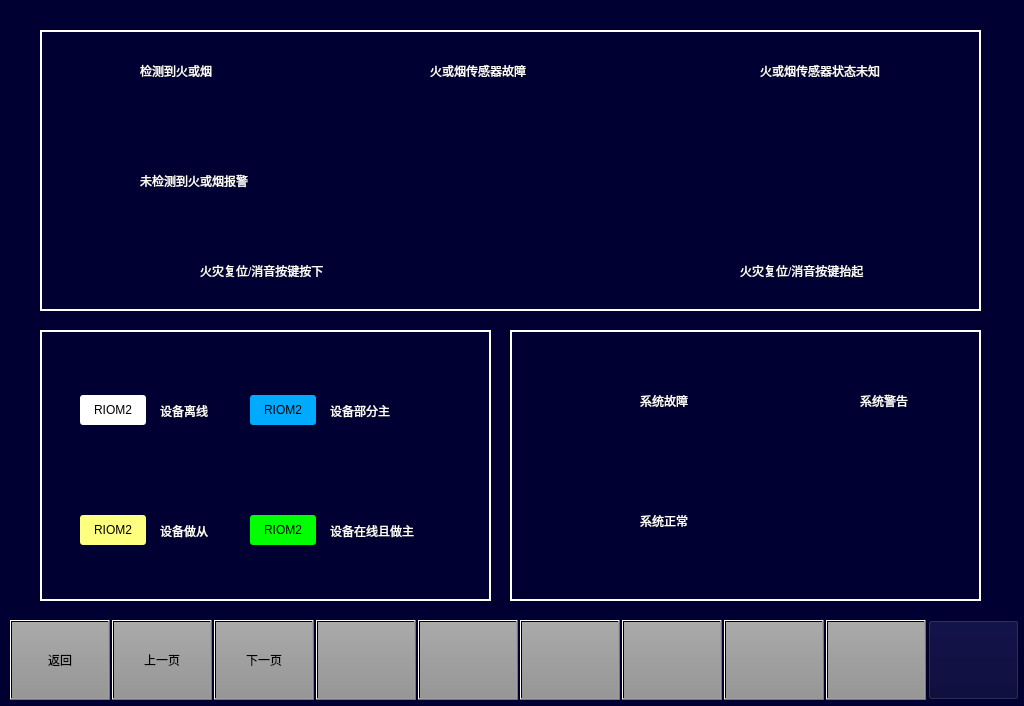
<?xml version="1.0" encoding="UTF-8"?>
<ui version="4.0">
 <class>HelpPage5</class>
 <widget class="QWidget" name="HelpPage5">
  <property name="geometry">
   <rect>
    <x>0</x>
    <y>0</y>
    <width>1024</width>
    <height>706</height>
   </rect>
  </property>
  <property name="windowTitle">
   <string>Form</string>
  </property>
  <property name="styleSheet">
   <string notr="true">background-color: rgb(0, 0, 50);</string>
  </property>
  <widget class="QPushButton" name="BTN5">
   <property name="geometry">
    <rect>
     <x>418</x>
     <y>620</y>
     <width>100</width>
     <height>80</height>
    </rect>
   </property>
   <property name="focusPolicy">
    <enum>Qt::NoFocus</enum>
   </property>
   <property name="styleSheet">
    <string notr="true">	font: 20px, &quot;微软雅黑&quot;;
    color: black;
	transparent;background:qlineargradient(spread:pad,x1:0,y1:0,x2:0,y2:1,stop:0 rgba(170,170,170,255),stop:1 rgba(150,150,150,255));
</string>
   </property>
   <property name="text">
    <string/>
   </property>
  </widget>
  <widget class="QPushButton" name="BTN1">
   <property name="geometry">
    <rect>
     <x>10</x>
     <y>620</y>
     <width>100</width>
     <height>80</height>
    </rect>
   </property>
   <property name="focusPolicy">
    <enum>Qt::NoFocus</enum>
   </property>
   <property name="styleSheet">
    <string notr="true">font: 20px, &quot;微软雅黑&quot;;color: black;transparent;background:qlineargradient(spread:pad,x1:0,y1:0,x2:0,y2:1,stop:0 rgba(170,170,170,255),stop:1 rgba(150,150,150,255));</string>
   </property>
   <property name="text">
    <string>返回</string>
   </property>
  </widget>
  <widget class="QPushButton" name="BTN8">
   <property name="geometry">
    <rect>
     <x>724</x>
     <y>620</y>
     <width>100</width>
     <height>80</height>
    </rect>
   </property>
   <property name="focusPolicy">
    <enum>Qt::NoFocus</enum>
   </property>
   <property name="styleSheet">
    <string notr="true">	font: 20px, &quot;微软雅黑&quot;;
    color: black;
	transparent;background:qlineargradient(spread:pad,x1:0,y1:0,x2:0,y2:1,stop:0 rgba(170,170,170,255),stop:1 rgba(150,150,150,255));
</string>
   </property>
   <property name="text">
    <string/>
   </property>
  </widget>
  <widget class="QPushButton" name="BTNHome">
   <property name="geometry">
    <rect>
     <x>928</x>
     <y>620</y>
     <width>91</width>
     <height>80</height>
    </rect>
   </property>
   <property name="focusPolicy">
    <enum>Qt::NoFocus</enum>
   </property>
   <property name="styleSheet">
    <string notr="true">border-image: url(:/images/image/Home.png);</string>
   </property>
   <property name="text">
    <string/>
   </property>
  </widget>
  <widget class="QPushButton" name="BTN4">
   <property name="geometry">
    <rect>
     <x>316</x>
     <y>620</y>
     <width>100</width>
     <height>80</height>
    </rect>
   </property>
   <property name="focusPolicy">
    <enum>Qt::NoFocus</enum>
   </property>
   <property name="styleSheet">
    <string notr="true">	font: 20px, &quot;微软雅黑&quot;;
    color: black;
	transparent;background:qlineargradient(spread:pad,x1:0,y1:0,x2:0,y2:1,stop:0 rgba(170,170,170,255),stop:1 rgba(150,150,150,255));
</string>
   </property>
   <property name="text">
    <string/>
   </property>
  </widget>
  <widget class="QPushButton" name="BTN3">
   <property name="geometry">
    <rect>
     <x>214</x>
     <y>620</y>
     <width>100</width>
     <height>80</height>
    </rect>
   </property>
   <property name="focusPolicy">
    <enum>Qt::NoFocus</enum>
   </property>
   <property name="styleSheet">
    <string notr="true">	font: 20px, &quot;微软雅黑&quot;;
    color: black;
	transparent;background:qlineargradient(spread:pad,x1:0,y1:0,x2:0,y2:1,stop:0 rgba(170,170,170,255),stop:1 rgba(150,150,150,255));
</string>
   </property>
   <property name="text">
    <string>下一页</string>
   </property>
  </widget>
  <widget class="QPushButton" name="BTN6">
   <property name="geometry">
    <rect>
     <x>520</x>
     <y>620</y>
     <width>100</width>
     <height>80</height>
    </rect>
   </property>
   <property name="focusPolicy">
    <enum>Qt::NoFocus</enum>
   </property>
   <property name="styleSheet">
    <string notr="true">	font: 20px, &quot;微软雅黑&quot;;
    color: black;
	transparent;background:qlineargradient(spread:pad,x1:0,y1:0,x2:0,y2:1,stop:0 rgba(170,170,170,255),stop:1 rgba(150,150,150,255));
</string>
   </property>
   <property name="text">
    <string/>
   </property>
  </widget>
  <widget class="QPushButton" name="BTN2">
   <property name="geometry">
    <rect>
     <x>112</x>
     <y>620</y>
     <width>100</width>
     <height>80</height>
    </rect>
   </property>
   <property name="focusPolicy">
    <enum>Qt::NoFocus</enum>
   </property>
   <property name="styleSheet">
    <string notr="true">font: 20px, &quot;微软雅黑&quot;;color: black;transparent;background:qlineargradient(spread:pad,x1:0,y1:0,x2:0,y2:1,stop:0 rgba(170,170,170,255),stop:1 rgba(150,150,150,255));</string>
   </property>
   <property name="text">
    <string>上一页</string>
   </property>
  </widget>
  <widget class="QPushButton" name="BTN9">
   <property name="geometry">
    <rect>
     <x>826</x>
     <y>620</y>
     <width>100</width>
     <height>80</height>
    </rect>
   </property>
   <property name="focusPolicy">
    <enum>Qt::NoFocus</enum>
   </property>
   <property name="styleSheet">
    <string notr="true">	font: 20px, &quot;微软雅黑&quot;;
    color: black;
	transparent;background:qlineargradient(spread:pad,x1:0,y1:0,x2:0,y2:1,stop:0 rgba(170,170,170,255),stop:1 rgba(150,150,150,255));
</string>
   </property>
   <property name="text">
    <string/>
   </property>
  </widget>
  <widget class="QPushButton" name="BTN7">
   <property name="geometry">
    <rect>
     <x>622</x>
     <y>620</y>
     <width>100</width>
     <height>80</height>
    </rect>
   </property>
   <property name="focusPolicy">
    <enum>Qt::NoFocus</enum>
   </property>
   <property name="styleSheet">
    <string notr="true">	font: 20px, &quot;微软雅黑&quot;;
    color: black;
	transparent;background:qlineargradient(spread:pad,x1:0,y1:0,x2:0,y2:1,stop:0 rgba(170,170,170,255),stop:1 rgba(150,150,150,255));
</string>
   </property>
   <property name="text">
    <string/>
   </property>
  </widget>
  <widget class="QLabel" name="label_29">
   <property name="geometry">
    <rect>
     <x>40</x>
     <y>30</y>
     <width>941</width>
     <height>281</height>
    </rect>
   </property>
   <property name="styleSheet">
    <string notr="true">background-color: rgb(0, 0, 50);
border:2px solid;
border-color: rgb(255, 255, 255);</string>
   </property>
   <property name="text">
    <string/>
   </property>
  </widget>
  <widget class="QLabel" name="label_38">
   <property name="geometry">
    <rect>
     <x>70</x>
     <y>50</y>
     <width>51</width>
     <height>41</height>
    </rect>
   </property>
   <property name="styleSheet">
    <string notr="true">border-image: url(:/images/image/firealarm.png);</string>
   </property>
   <property name="text">
    <string/>
   </property>
  </widget>
  <widget class="QLabel" name="label_39">
   <property name="geometry">
    <rect>
     <x>140</x>
     <y>60</y>
     <width>131</width>
     <height>21</height>
    </rect>
   </property>
   <property name="styleSheet">
    <string notr="true">color: rgb(255, 255, 255);
font:16px &quot;微软雅黑&quot;;</string>
   </property>
   <property name="text">
    <string>检测到火或烟</string>
   </property>
  </widget>
  <widget class="QLabel" name="label_40">
   <property name="geometry">
    <rect>
     <x>430</x>
     <y>60</y>
     <width>131</width>
     <height>21</height>
    </rect>
   </property>
   <property name="styleSheet">
    <string notr="true">color: rgb(255, 255, 255);
font:16px &quot;微软雅黑&quot;;</string>
   </property>
   <property name="text">
    <string>火或烟传感器故障</string>
   </property>
  </widget>
  <widget class="QLabel" name="label_41">
   <property name="geometry">
    <rect>
     <x>360</x>
     <y>50</y>
     <width>51</width>
     <height>41</height>
    </rect>
   </property>
   <property name="styleSheet">
    <string notr="true">border-image: url(:/images/image/firefault.png);</string>
   </property>
   <property name="text">
    <string/>
   </property>
  </widget>
  <widget class="QLabel" name="label_46">
   <property name="geometry">
    <rect>
     <x>70</x>
     <y>160</y>
     <width>51</width>
     <height>41</height>
    </rect>
   </property>
   <property name="styleSheet">
    <string notr="true">border-image: url(:/images/image/firenone.png);</string>
   </property>
   <property name="text">
    <string/>
   </property>
  </widget>
  <widget class="QLabel" name="label_47">
   <property name="geometry">
    <rect>
     <x>140</x>
     <y>170</y>
     <width>151</width>
     <height>21</height>
    </rect>
   </property>
   <property name="styleSheet">
    <string notr="true">color: rgb(255, 255, 255);
font:16px &quot;微软雅黑&quot;;</string>
   </property>
   <property name="text">
    <string>未检测到火或烟报警</string>
   </property>
  </widget>
  <widget class="QLabel" name="label_48">
   <property name="geometry">
    <rect>
     <x>690</x>
     <y>50</y>
     <width>51</width>
     <height>41</height>
    </rect>
   </property>
   <property name="styleSheet">
    <string notr="true">border-image: url(:/images/image/fireunknow1.png);</string>
   </property>
   <property name="text">
    <string/>
   </property>
  </widget>
  <widget class="QLabel" name="label_49">
   <property name="geometry">
    <rect>
     <x>760</x>
     <y>60</y>
     <width>191</width>
     <height>21</height>
    </rect>
   </property>
   <property name="styleSheet">
    <string notr="true">color: rgb(255, 255, 255);
font:16px &quot;微软雅黑&quot;;</string>
   </property>
   <property name="text">
    <string>火或烟传感器状态未知</string>
   </property>
  </widget>
  <widget class="QLabel" name="label_50">
   <property name="geometry">
    <rect>
     <x>70</x>
     <y>250</y>
     <width>111</width>
     <height>41</height>
    </rect>
   </property>
   <property name="styleSheet">
    <string notr="true">border-image: url(:/images/image/helpfireresetdown.png);</string>
   </property>
   <property name="text">
    <string/>
   </property>
  </widget>
  <widget class="QLabel" name="label_51">
   <property name="geometry">
    <rect>
     <x>200</x>
     <y>260</y>
     <width>181</width>
     <height>21</height>
    </rect>
   </property>
   <property name="styleSheet">
    <string notr="true">color: rgb(255, 255, 255);
font:16px &quot;微软雅黑&quot;;</string>
   </property>
   <property name="text">
    <string>火灾复位/消音按键按下</string>
   </property>
  </widget>
  <widget class="QLabel" name="label_52">
   <property name="geometry">
    <rect>
     <x>610</x>
     <y>250</y>
     <width>111</width>
     <height>41</height>
    </rect>
   </property>
   <property name="styleSheet">
    <string notr="true">border-image: url(:/images/image/helpfireresetup.png);</string>
   </property>
   <property name="text">
    <string/>
   </property>
  </widget>
  <widget class="QLabel" name="label_53">
   <property name="geometry">
    <rect>
     <x>740</x>
     <y>260</y>
     <width>181</width>
     <height>21</height>
    </rect>
   </property>
   <property name="styleSheet">
    <string notr="true">color: rgb(255, 255, 255);
font:16px &quot;微软雅黑&quot;;</string>
   </property>
   <property name="text">
    <string>火灾复位/消音按键抬起</string>
   </property>
  </widget>
  <widget class="QLabel" name="label_30">
   <property name="geometry">
    <rect>
     <x>40</x>
     <y>330</y>
     <width>451</width>
     <height>271</height>
    </rect>
   </property>
   <property name="styleSheet">
    <string notr="true">background-color: rgb(0, 0, 50);
border:2px solid;
border-color: rgb(255, 255, 255);</string>
   </property>
   <property name="text">
    <string/>
   </property>
  </widget>
  <widget class="QLabel" name="label_31">
   <property name="geometry">
    <rect>
     <x>510</x>
     <y>330</y>
     <width>471</width>
     <height>271</height>
    </rect>
   </property>
   <property name="styleSheet">
    <string notr="true">background-color: rgb(0, 0, 50);
border:2px solid;
border-color: rgb(255, 255, 255);</string>
   </property>
   <property name="text">
    <string/>
   </property>
  </widget>
  <widget class="QLabel" name="lbl_RIOM2">
   <property name="geometry">
    <rect>
     <x>80</x>
     <y>395</y>
     <width>66</width>
     <height>30</height>
    </rect>
   </property>
   <property name="styleSheet">
    <string notr="true">background-color: rgb(255, 255, 255);
color: rgb(0, 0, 0);
border-radius:3px;</string>
   </property>
   <property name="text">
    <string>RIOM2</string>
   </property>
   <property name="alignment">
    <set>Qt::AlignCenter</set>
   </property>
  </widget>
  <widget class="QLabel" name="label_54">
   <property name="geometry">
    <rect>
     <x>160</x>
     <y>400</y>
     <width>101</width>
     <height>21</height>
    </rect>
   </property>
   <property name="styleSheet">
    <string notr="true">color: rgb(255, 255, 255);
font:16px &quot;微软雅黑&quot;;</string>
   </property>
   <property name="text">
    <string>设备离线</string>
   </property>
  </widget>
  <widget class="QLabel" name="lbl_RIOM2_2">
   <property name="geometry">
    <rect>
     <x>80</x>
     <y>515</y>
     <width>66</width>
     <height>30</height>
    </rect>
   </property>
   <property name="styleSheet">
    <string notr="true">background-color: rgb(255, 255, 127);
color: rgb(0, 0, 0);
border-radius:3px;</string>
   </property>
   <property name="text">
    <string>RIOM2</string>
   </property>
   <property name="alignment">
    <set>Qt::AlignCenter</set>
   </property>
  </widget>
  <widget class="QLabel" name="label_55">
   <property name="geometry">
    <rect>
     <x>160</x>
     <y>520</y>
     <width>101</width>
     <height>21</height>
    </rect>
   </property>
   <property name="styleSheet">
    <string notr="true">color: rgb(255, 255, 255);
font:16px &quot;微软雅黑&quot;;</string>
   </property>
   <property name="text">
    <string>设备做从</string>
   </property>
  </widget>
  <widget class="QLabel" name="lbl_RIOM2_3">
   <property name="geometry">
    <rect>
     <x>250</x>
     <y>515</y>
     <width>66</width>
     <height>30</height>
    </rect>
   </property>
   <property name="styleSheet">
    <string notr="true">background-color: rgb(0, 255, 0);
color: rgb(0, 0, 0);
border-radius:3px;</string>
   </property>
   <property name="text">
    <string>RIOM2</string>
   </property>
   <property name="alignment">
    <set>Qt::AlignCenter</set>
   </property>
  </widget>
  <widget class="QLabel" name="label_56">
   <property name="geometry">
    <rect>
     <x>330</x>
     <y>520</y>
     <width>121</width>
     <height>21</height>
    </rect>
   </property>
   <property name="styleSheet">
    <string notr="true">color: rgb(255, 255, 255);
font:16px &quot;微软雅黑&quot;;</string>
   </property>
   <property name="text">
    <string>设备在线且做主</string>
   </property>
  </widget>
  <widget class="QLabel" name="lbl_RIOM2_4">
   <property name="geometry">
    <rect>
     <x>250</x>
     <y>395</y>
     <width>66</width>
     <height>30</height>
    </rect>
   </property>
   <property name="styleSheet">
    <string notr="true">background-color: rgb(0, 170, 255);
color: rgb(0, 0, 0);
border-radius:3px;</string>
   </property>
   <property name="text">
    <string>RIOM2</string>
   </property>
   <property name="alignment">
    <set>Qt::AlignCenter</set>
   </property>
  </widget>
  <widget class="QLabel" name="label_57">
   <property name="geometry">
    <rect>
     <x>330</x>
     <y>400</y>
     <width>101</width>
     <height>21</height>
    </rect>
   </property>
   <property name="styleSheet">
    <string notr="true">color: rgb(255, 255, 255);
font:16px &quot;微软雅黑&quot;;</string>
   </property>
   <property name="text">
    <string>设备部分主</string>
   </property>
  </widget>
  <widget class="QLabel" name="label_2">
   <property name="geometry">
    <rect>
     <x>780</x>
     <y>370</y>
     <width>66</width>
     <height>51</height>
    </rect>
   </property>
   <property name="styleSheet">
    <string notr="true">border-image: url(:/images/image/SIVwarnbtn.png);</string>
   </property>
   <property name="text">
    <string/>
   </property>
  </widget>
  <widget class="QLabel" name="label_58">
   <property name="geometry">
    <rect>
     <x>860</x>
     <y>390</y>
     <width>101</width>
     <height>21</height>
    </rect>
   </property>
   <property name="styleSheet">
    <string notr="true">color: rgb(255, 255, 255);
font:16px &quot;微软雅黑&quot;;</string>
   </property>
   <property name="text">
    <string>系统警告</string>
   </property>
  </widget>
  <widget class="QLabel" name="label_3">
   <property name="geometry">
    <rect>
     <x>570</x>
     <y>370</y>
     <width>66</width>
     <height>51</height>
    </rect>
   </property>
   <property name="styleSheet">
    <string notr="true">border-image: url(:/images/image/SIVfaultbtn.png);</string>
   </property>
   <property name="text">
    <string/>
   </property>
  </widget>
  <widget class="QLabel" name="label_59">
   <property name="geometry">
    <rect>
     <x>640</x>
     <y>390</y>
     <width>101</width>
     <height>21</height>
    </rect>
   </property>
   <property name="styleSheet">
    <string notr="true">color: rgb(255, 255, 255);
font:16px &quot;微软雅黑&quot;;</string>
   </property>
   <property name="text">
    <string>系统故障</string>
   </property>
  </widget>
  <widget class="QLabel" name="label_4">
   <property name="geometry">
    <rect>
     <x>570</x>
     <y>490</y>
     <width>66</width>
     <height>51</height>
    </rect>
   </property>
   <property name="styleSheet">
    <string notr="true">border-image: url(:/images/image/SIVnormalbtn.png);</string>
   </property>
   <property name="text">
    <string/>
   </property>
  </widget>
  <widget class="QLabel" name="label_60">
   <property name="geometry">
    <rect>
     <x>640</x>
     <y>510</y>
     <width>101</width>
     <height>21</height>
    </rect>
   </property>
   <property name="styleSheet">
    <string notr="true">color: rgb(255, 255, 255);
font:16px &quot;微软雅黑&quot;;</string>
   </property>
   <property name="text">
    <string>系统正常</string>
   </property>
  </widget>
 </widget>
 <resources/>
 <connections/>
</ui>
